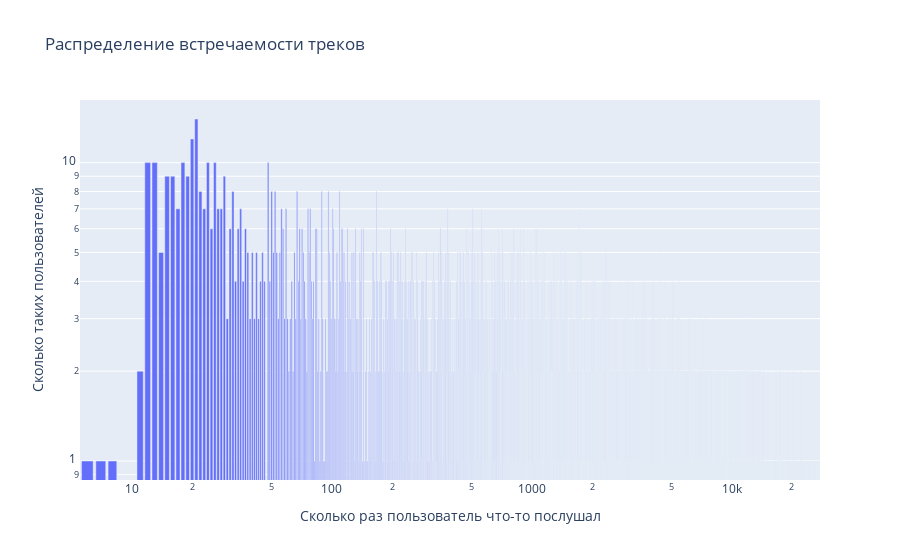

Notebook code for this chart:
### Markdown cell above
### User id

### Code cell
counts = df_listen["uid"].value_counts()

# сколько треков встречались N раз
freq_of_freq = counts.value_counts().sort_index()
freq_of_freq = freq_of_freq[freq_of_freq.index <= 50]

fig = px.bar(
    x=freq_of_freq.index,   # N раз
    y=freq_of_freq.values,  # сколько треков
    labels={
        "x": "Сколько раз пользователь что-то послушал",
        "y": "Сколько таких пользователей"
    },
    title="Распределение встречаемости треков"
)

fig.update_yaxes(type="log")
fig.update_xaxes(type="log") 

fig.show()

### Figure 1 — Plotly figure (JSON) as saved in the notebook; plotly's stock layout.template omitted (floating-point values rounded to 4 significant figures; data arrays with more than 128 entries replaced by an {"elided": "..."} marker saying what was removed)
{"data": [{"hovertemplate": "Сколько раз пользователь что-то послушал=%{x}<br>Сколько таких пользователей=%{y}<extra></extra>", "legendgroup": "", "marker": {"color": "#636efa", "pattern": {"shape": ""}}, "name": "", "orientation": "v", "showlegend": false, "textposition": "auto", "type": "bar", "x": {"elided": "6143 int values"}, "xaxis": "x", "y": {"elided": "6143 int values"}, "yaxis": "y"}], "layout": {"barmode": "relative", "legend": {"tracegroupgap": 0}, "title": {"text": "Распределение встречаемости треков"}, "xaxis": {"anchor": "y", "domain": [0, 1], "title": {"text": "Сколько раз пользователь что-то послушал"}, "type": "log"}, "yaxis": {"anchor": "x", "domain": [0, 1], "title": {"text": "Сколько таких пользователей"}, "type": "log"}}}
